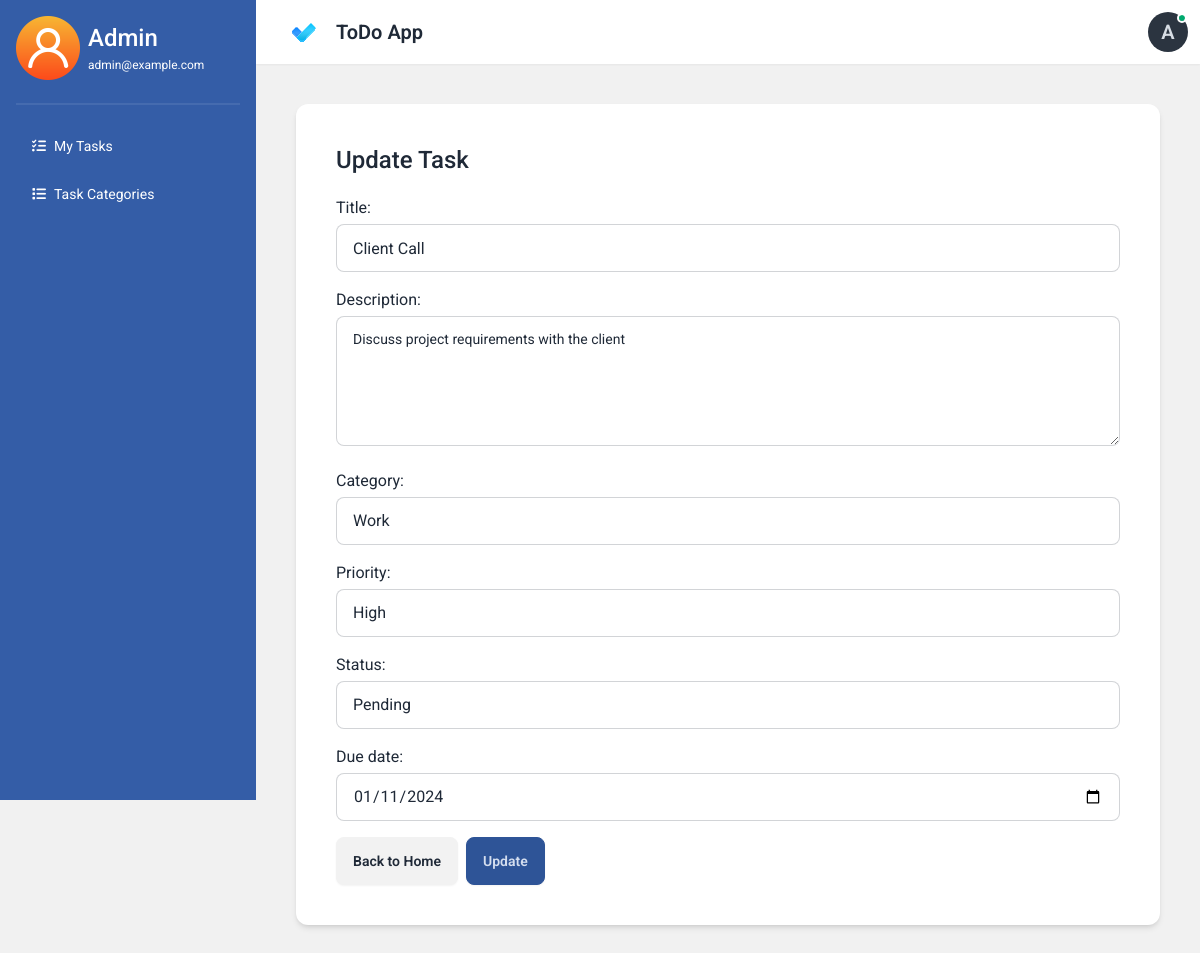
The app's page /edit_task/10/ (signed in) with its own data.
### todoapp/models.py (models this page shows, shortened)
class Task(models.Model):
    PRIORITY_CHOICES = (
        ("low", "Low"),
        ("medium", "Medium"),
        ("high", "High"),
    )
    STATUS_CHOICES = (
        ("pending", "Pending"),
        ("in_progress", "In Progress"),
        ("completed", "Completed"),
    )
    title = models.CharField(max_length=50)
    description = models.TextField(blank=True)
    category = models.ForeignKey(Category, on_delete=models.CASCADE, related_name="tasks")
    priority = models.CharField(max_length=10, choices=PRIORITY_CHOICES)
    status = models.CharField(max_length=15, choices=STATUS_CHOICES, default="pending")
    due_date = models.DateField()
    user = models.ForeignKey(User, on_delete=models.CASCADE, related_name='tasks')
    created_at = models.DateTimeField(auto_now_add=True)
    updated_at = models.DateTimeField(auto_now=True)
    class Meta:
        verbose_name_plural = "Tasks"

### todoapp/views.py (the view, shortened to what this page needs)
# urls.py: path('edit_task/<int:task_id>/', views.edit_task, name='edit_task'),
@login_required
def edit_task(request, task_id):
    task = get_object_or_404(Task, id=task_id, user=request.user)
    form = TaskForm(instance=task)
    return render(request, 'todoapp/create_task.html', {'form': form})

### todoapp/forms.py
class TaskForm(forms.ModelForm):
    class Meta:
        model = Task
        exclude = ("user", )
        widgets = {
            'title': forms.TextInput(attrs={'class': 'input input-bordered w-full mt-1'}),
            'description': forms.Textarea(attrs={'class': 'textarea input-bordered w-full mt-1', 'rows': 4}),
            'category': forms.Select(attrs={'class': 'input input-bordered w-full mt-1'}),
            'priority': forms.Select(attrs={'class': 'input input-bordered w-full mt-1'}),
            'status': forms.Select(attrs={'class': 'input input-bordered w-full mt-1'}),
            'completed': forms.Select(attrs={'class': 'input input-bordered w-full mt-1'}),
            'due_date': forms.DateInput(attrs={'class': 'input input-bordered w-full mt-1', 'type': 'date'}),
        }

### todoapp/models.py (called while the page is built)
    def __str__(self):
        return self.name

### todoapp/templates/todoapp/create_task.html (shortened to what this page needs)
{% extends "todoapp/layout.html" %}
{% block content %}
<section class="px-3 py-8 md:p-10 shadow-md rounded-xl" data-theme="light">
    <h1 class="text-2xl font-medium mb-5">
        {% if form.instance.pk %}
            Update Task
        {% else %}
            Create New Task
        {% endif %}
    </h1>
    <form class="flex flex-col gap-4" action="" method="POST">
        {{ form }}
        <div class="flex gap-2">
            <a href="{% url 'home' %}" class="btn">Back to Home</a>
            <button type="submit" class="btn" data-theme="aqua">
                {% if form.instance.pk %}
                    Update
                {% else %}
                    Create
                {% endif %}
            </button>
        </div>
    </form>
</section>
{% endblock content %}

### todoapp/templates/components/topnav.html (shortened to what this page needs)
<nav class="navbar shadow-sm">
    <div class="flex-1">
      <a href="{% url "home" %}" class="btn bg-white hover:bg-white shadow-none border-none text-xl" data-theme="light">
        ToDo App
      </a>
    </div>
    <div class="flex-none gap-2">
      <div class="dropdown dropdown-end">
        <div tabindex="0" role="button" class="btn btn-ghost btn-circle avatar">
          <div class="avatar online placeholder">
            <div class="bg-neutral text-neutral-content w-10 rounded-full">
              <span class="text-xl">{{ request.user.username.0|upper }}</span>
            </div>
          </div>
        </div>
      </div>
    </div>
</nav>

### todoapp/templates/components/sidebar.html (shortened to what this page needs)
{% load static %}
<div class="drawer-side">
    <div class="menu text-base-content min-h-full w-64 p-4" data-theme="aqua">
      <div class="flex items-center gap-2">
        <img class="w-16" src="{% static "todoapp/images/user.png" %}" alt="">
        <div>
          <h2 class="text-white text-2xl font-medium">{{ request.user.username|title }}</h2>
          <span class="text-xs text-white">{{ request.user.email }}</span>
        </div>
      </div>
      <div class="divider"></div>
      <ul class="flex flex-col gap-3">
        <li><a href="{% url "home" %}" class="py-2 {% if request.resolver_match.url_name == 'home' %}active{% endif %}" style="color: white"><i class="fa-solid fa-list-check"></i>My Tasks</a></li>
        <li><a href="{% url "category_list" %}" class="py-2 {% if request.resolver_match.url_name == 'category_list' %} active {% endif %}" style="color: white"><i class="fa-solid fa-list"></i> Task Categories</a></li>
      </ul>
    </div>
  </div>
</div>

### todoapp/templates/todoapp/layout.html (style rules this page uses)
body { font-family: "Roboto", serif; }

### records on screen
Task: title "Client Call", description "Discuss project requirements with the client", category "Work", priority "High", status "Pending", due_date "01/11/2024"

### other values on screen
{{ request.user.username.0|upper }} "A"
{{ request.user.username|title }} "Admin"
{{ request.user.email }} "admin@example.com"
